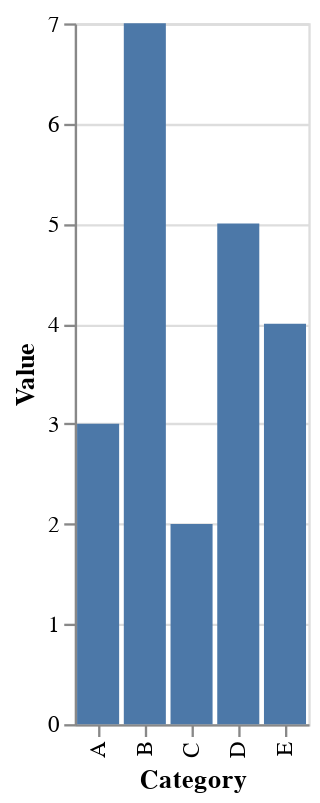

The notebook cell saved with this chart:
### Code cell
import altair as alt
import pandas as pd
# 샘플 데이터 생성
data = pd.DataFrame({
    'Category': ['A', 'B', 'C', 'D', 'E'],
    'Value': [3, 7, 2, 5, 4]
})
# 막대 차트 생성
chart = alt.Chart(data).mark_bar().encode(
    x='Category',
    y='Value'
)

# 차트 렌더링
chart

### Figure 1 — Vega-Lite specification as saved in the notebook (floating-point values rounded to 4 significant figures)
{"config": {"view": {"continuousWidth": 300, "continuousHeight": 300}}, "data": {"name": "data-bfffcc485f0256ada13fe642826bd42e"}, "mark": {"type": "bar"}, "encoding": {"x": {"field": "Category", "type": "nominal"}, "y": {"field": "Value", "type": "quantitative"}}, "$schema": "https://vega.github.io/schema/vega-lite/v5.16.3.json", "datasets": {"data-bfffcc485f0256ada13fe642826bd42e": [{"Category": "A", "Value": 3}, {"Category": "B", "Value": 7}, {"Category": "C", "Value": 2}, {"Category": "D", "Value": 5}, {"Category": "E", "Value": 4}]}}
